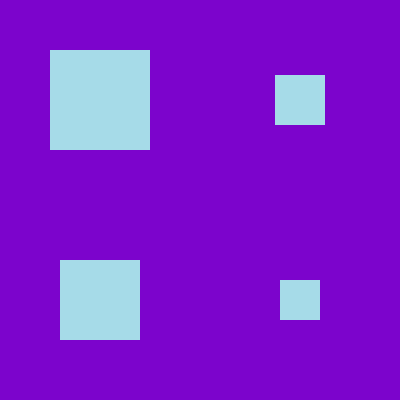
Frame 1 (no input)
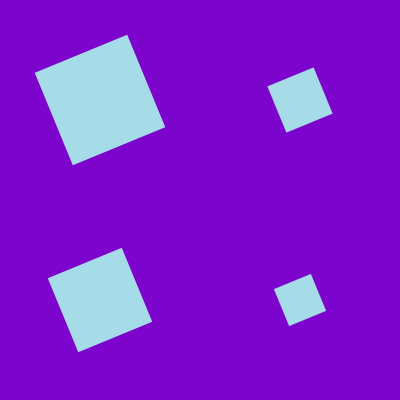
Frame 60 (the mouse pressed at the canvas centre just before this capture)
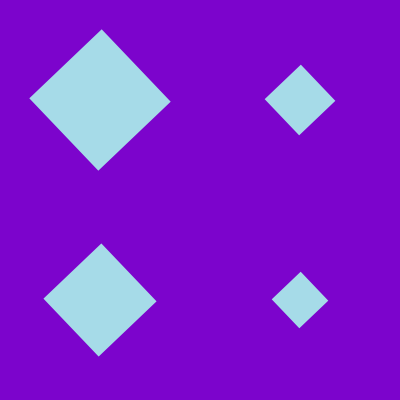
Frame 120 (the mouse held since frame 60 and released just before this capture)

The Processing sketch that drew these frames (run headless with seeded random() and noise(); from frame 60 on, the mouse is pressed at the canvas centre):

// Processing sketch: sketch_13_2_four_rect_rotate
// ── sketch_13_2_four_rect_rotate.pde
float r = 0;
void setup() {
  size(400, 400);
  background(#7C04CC);
  fill(#A6DBE8 );
  noStroke();
  smooth();
  rectMode(CENTER);

}

void draw_rotating_rectangle(float x, float y, float s) {
  translate(x, y);
  rotate(r);
  rect(0, 0, s, s);
  resetMatrix();
}

void draw() {
  background(#7C04CC);
  
  draw_rotating_rectangle(100, 100, 100);
  draw_rotating_rectangle(300, 100, 50);
  draw_rotating_rectangle(100, 300, 80);
  draw_rotating_rectangle(300, 300, 40);
  
  r = r + 0.02;
}
